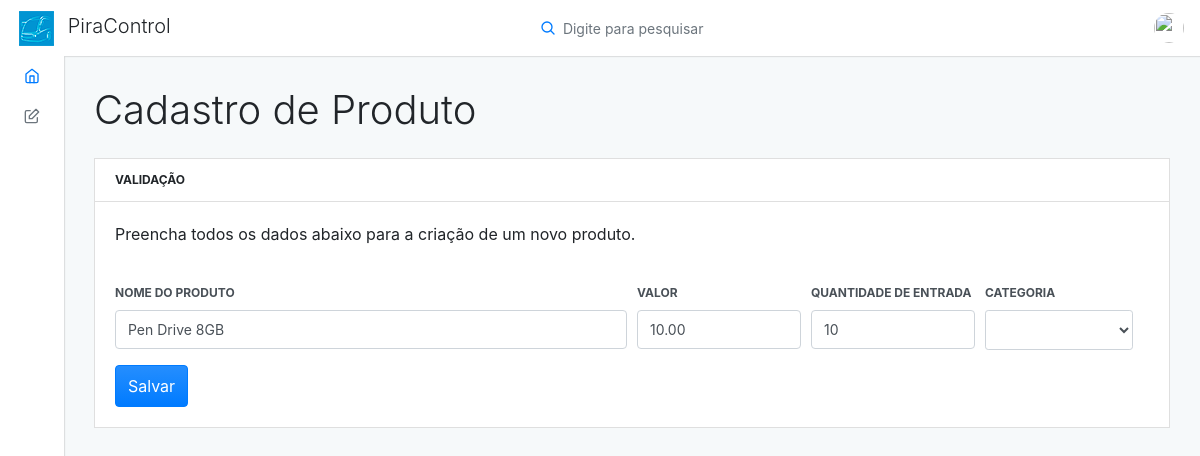
The app's page /front/form_produto.php?id=8 (signed in), older data.
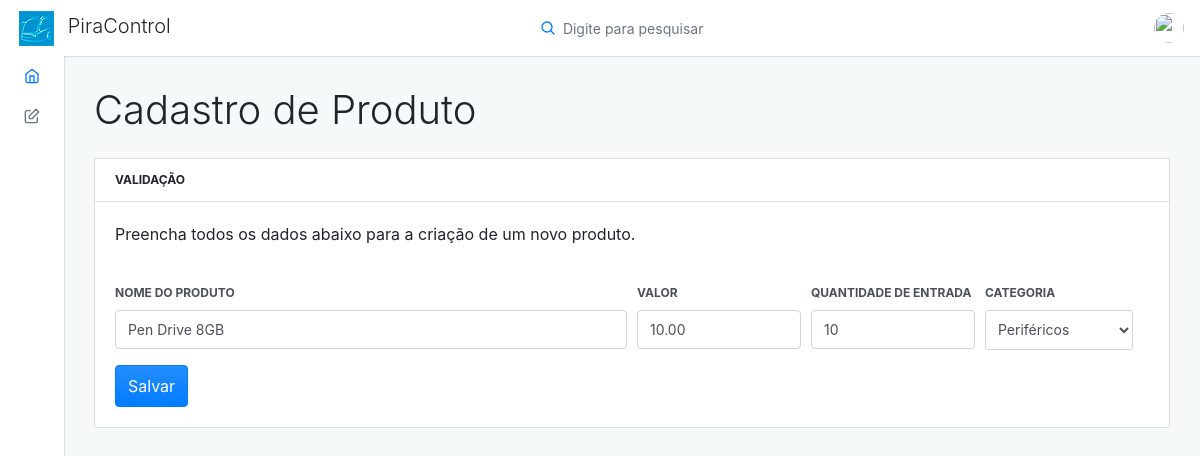
The same page, newer data.
### tables this page shows
CREATE TABLE `produto` (
  `id` int(11) NOT NULL,
  `nomeProduto` varchar(45) NOT NULL,
  `valor` decimal(8,2) NOT NULL,
  `quantidade` int(11) DEFAULT 0,
  `nomeCategoria` int(11) NOT NULL,
  `saida` int(11) DEFAULT 0
);

CREATE TABLE `categoria` (
  `id` int(11) NOT NULL,
  `nomeCategoria` varchar(60) NOT NULL
);

### front/classes/Conexao.php (called while the page is built, shortened)
<?php
class Conexao
{
	private $host;
	private $user;
	private $password;
	public function __construct() {
		$this->host = 'mysql:host=localhost;dbname=bd_pira_control';
		$this->user = 'root';
		$this->password = '';
	}
    public function conectar() {
    	try {
			$conn = new PDO(
							$this->host,
							$this->user,
							$this->password
						);
			return $conn;
		} catch (PDOException $e) {
			echo 'Erro na conexao. Erro reportado: ' . $e->getMessage();
			exit;
		}
    }
}

### front/classes/ProdutoDAO.php (called while the page is built, shortened)
<?php
require_once 'Model.php';
class ProdutoDAO extends Model
{
    public function __construct()
    {
        $this->class = 'Produto';
        $this->tabela = 'produto';
    }
}

### front/classes/Model.php (called while the page is built, shortened)
<?php
    require 'Conexao.php';
    class Model {
        protected $tabela;
        protected $class;
        protected $db;
        public function __construct()
        {
            $conexao = new Conexao();
            $this->db = $conexao->conectar();
        }
        public function get($id) {
            $query = "SELECT * FROM {$this->tabela} WHERE id = {$id}";
            $stmt = $this->db->prepare($query);
            $stmt->setFetchMode(PDO::FETCH_CLASS, $this->class);
            $stmt->execute();
            return $stmt->fetch();
        }
    }

### front/classes/Produto.php (called while the page is built, shortened)
<?php
    class Produto {
        public function __get($atributo) {
            return $this->$atributo;
        }
    }

### front/classes/CategoriaDAO.php (called while the page is built, shortened)
<?php
require_once 'Model.php';
class CategoriaDAO extends Model
{
    public function __construct()
    {
        $this->class = 'Categoria';
        $this->tabela = 'categoria';
    }
    public function listaCategoria($condicao = '')
    {
        $query = "SELECT id, nomeCategoria FROM {$this->tabela}";
        $stmt = $this->db->prepare($query);
        $stmt->setFetchMode(PDO::FETCH_CLASS, $this->class);
        $stmt->execute();
        return $stmt->fetchAll();
    }
}

### front/classes/Categoria.php (called while the page is built, shortened)
<?php
class Categoria {
    public function __get($atributo) {
        return $this->$atributo;
    }
}

### front/form_produto.php (the view, shortened to what the changed rows need)
<?php
    include_once 'layout/header.php';
    include_once 'layout/menu.php';
?>
<?php
    require_once 'classes/Categoria.php';
    require_once 'classes/CategoriaDAO.php';
    $categoriaDAO = new CategoriaDAO();
    $categorias = $categoriaDAO->listaCategoria();
    require_once 'classes/Produto.php';
    require_once 'classes/ProdutoDAO.php';
    $produto = new Produto();
    if (isset($_GET['id']) && $_GET['id'] != '') {
        $id_produto = $_GET['id'];
        $produtoDAO = new ProdutoDAO();
        $produto = $produtoDAO->get($id_produto);
    }
?>
<div class="adminx-content">
    <div class="adminx-main-content">
        <div class="container-fluid">
            <div class="pb-3">
                <h1>Cadastro de Produto</h1>
            </div>
            <div class="row">
                <div class="col-lg-12">
                    <div class="card mb-grid">
                        <div class="card-body">
                            <form action="controles/controleProduto?acao=<?= ($produto->id != '' ? 'editar' : 'cadastrar') ?>" method="POST">
                                <div class="form-row">
                                    <div class="col-md-6 mb-3">
                                        <label class="form-label" for="validationCustom01">Nome do Produto</label>
                                        <input type="text" class="form-control" id="validationCustom01" name="nomeProduto" value="<?= ($produto->nomeProduto != '' ? $produto->nomeProduto : '') ?>" placeholder="Nome do Produto">
                                    </div>
                                    <div class="col-md-2 mb-3">
                                        <label class="form-label" for="validationCustom03">Valor</label>
                                        <input type="text" class="form-control" id="validationCustom03" value="<?= ($produto->valor != '' ? $produto->valor : '') ?>" placeholder="Valor" name="valor">
                                    </div>
                                    <div class="col-md-2 mb-3">
                                        <label class="form-label" for="validationCustom04">Quantidade de Entrada</label>
                                        <input type="quantidade" class="form-control" id="validationCustom04" name="quantidade" value="<?= ($produto->quantidade != '' ? $produto->quantidade : '') ?>" placeholder="Quantidade">
                                    </div>
                                    <div class="col-md-2 mb-3">
                                        <label class="form-label" for="validationCustom04">Categoria</label>
                                        <select class="form-control form-control-sm" style="width: 90%; height: 57%;" name="nomeCategoria">
                                            <?php foreach ($categorias as $categoria) { ?>
                                                <option value="<?= $categoria->id ?>" <?= ($produto->nomeCategoria != '' && $produto->nomeCategoria == $categoria->id ? 'selected' : '') ?>><?= $categoria->nomeCategoria ?></option>
                                            <?php } ?>
                                        </select>
                                    </div>
                                </div>
                            </form>
                        </div>
                    </div>
                </div>
            </div>
        </div>
    </div>
</div>
<?php
    include_once 'layout/footer.php';
?>

Row changes from the older to the newer data that the page shows:
changed produto "Pen Drive 8GB": nomeCategoria (not shown) → "Periféricos"
